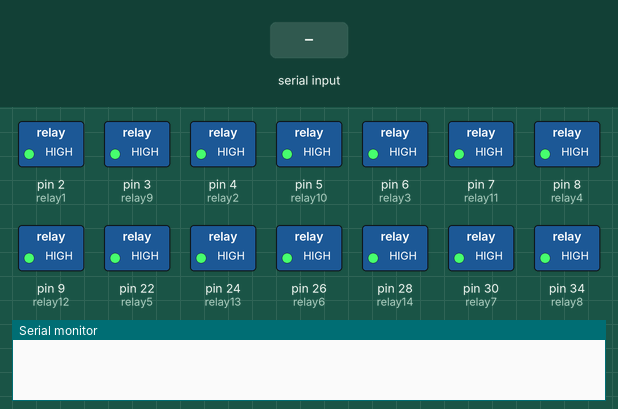
This sketch was run on a simulated Arduino Mega 2560, built with avr-gcc and run on an emulated ATmega2560. On the bench: switched loads named in the sketch (green lamp = pin HIGH), the last lines printed to the serial monitor. The inputs (shaded band) are chosen by the test bench.

Above: at 1.2 s.
1.3 s: "q" received over the second serial link
At 2.2 s:
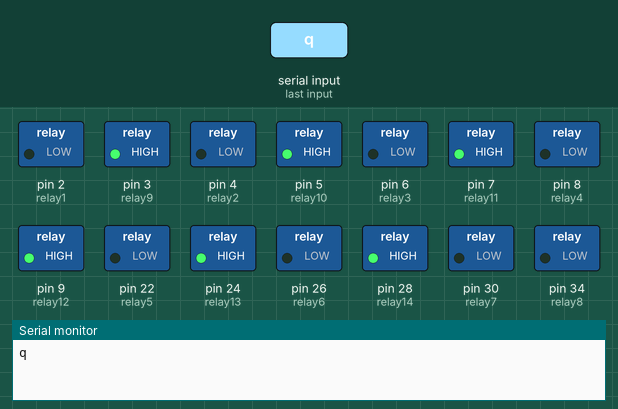
2.8 s: "o" received over the second serial link
At 3.3 s:
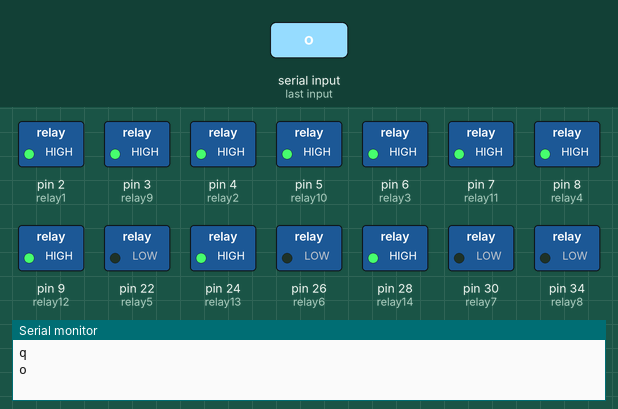
4.3 s: "G" received over the second serial link
At 5.5 s:
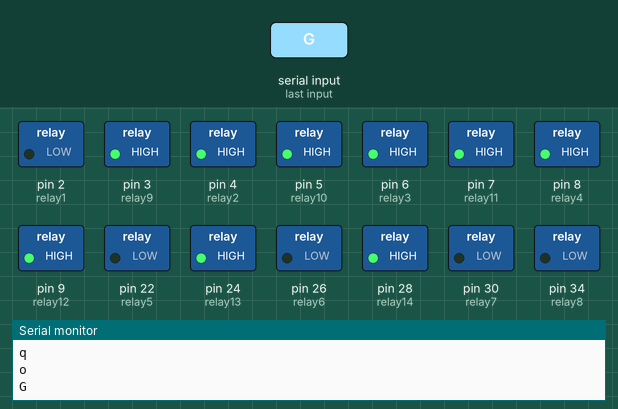
5.8 s: "p" received over the second serial link
At 6.8 s:
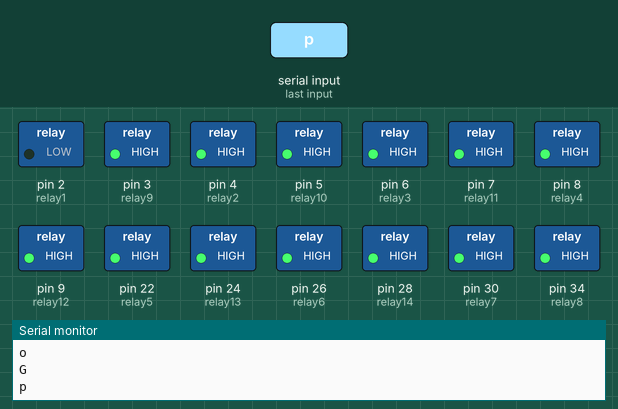
7.3 s: "O" received over the second serial link
At 7.9 s:
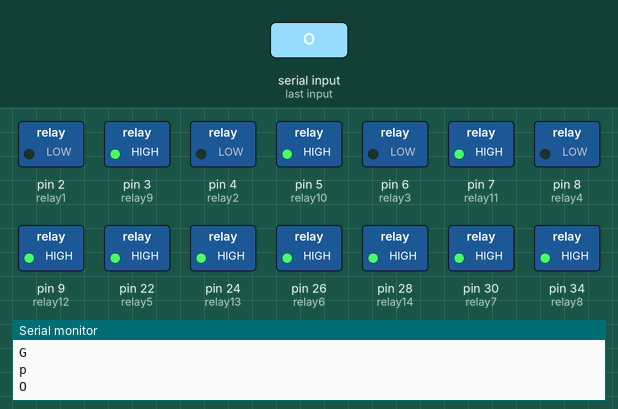
8.8 s: "g" received over the second serial link
At 9.1 s:
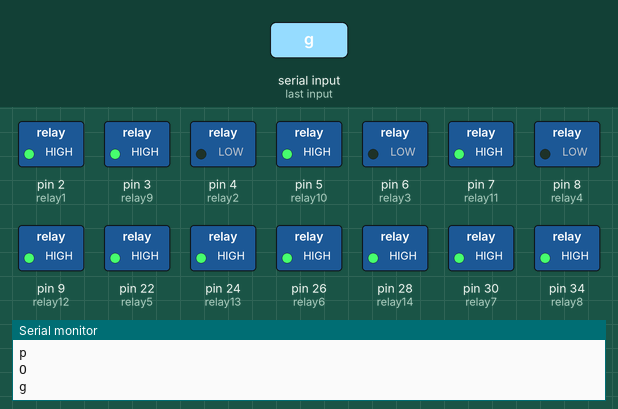
Timing chart, 0 to 11.3 s (numbered marks = the images above; inputs shaded):
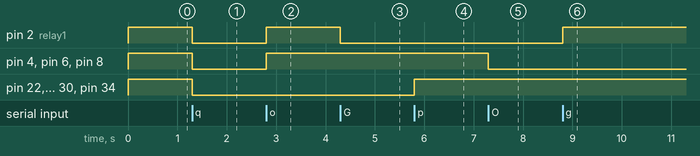

The sketch:

EE_lab_final_revised.ino
```cpp
//ELECTRICAL LAB CODE, BUEST, HP (SOLAN)


#include <SoftwareSerial.h>
SoftwareSerial mySerial(10, 11); //Pin10 RX , Pin 11 TX connected to--> Bluetooth TX,RX


#define relay1 2
#define relay9 3

#define relay2 4
#define relay10 5

#define relay3 6
#define relay11 7

#define relay4 8
#define relay12 9

#define relay5 22
#define relay13 24

#define relay6 26
#define relay14 28

#define relay7 30
#define relay15 32

#define relay8 34
#define relay16 36

char val;
void setup() {
  pinMode(relay1,OUTPUT);//f1
  pinMode(relay2,OUTPUT);//sf1

  pinMode(relay3,OUTPUT);//f2
  pinMode(relay4,OUTPUT); //sf2

  pinMode(relay5,OUTPUT); //f3
  pinMode(relay6,OUTPUT);//sf3

  pinMode(relay7,OUTPUT);//f4
  pinMode(relay8,OUTPUT);//sf4

  pinMode(relay9,OUTPUT);//t1
  pinMode(relay10,OUTPUT); //st1

  pinMode(relay11,OUTPUT);//t2
  pinMode(relay12,OUTPUT); //st2

  pinMode(relay13,OUTPUT);//t3
  pinMode(relay14,OUTPUT);//st3

  pinMode(relay15,OUTPUT);//t4
  pinMode(relay16,OUTPUT); //st4

  digitalWrite(relay1,HIGH);
  digitalWrite(relay2,HIGH);

  digitalWrite(relay3,HIGH);
  digitalWrite(relay4,HIGH);

  digitalWrite(relay5,HIGH);
  digitalWrite(relay6,HIGH);

  digitalWrite(relay7,HIGH);
  digitalWrite(relay8,HIGH);

  digitalWrite(relay9,HIGH);
  digitalWrite(relay10,HIGH);

  digitalWrite(relay11,HIGH);
  digitalWrite(relay12,HIGH);

  digitalWrite(relay13,HIGH);
  digitalWrite(relay14,HIGH);

  digitalWrite(relay15,HIGH);
  digitalWrite(relay16,HIGH);


  mySerial.begin(9600);
  Serial.begin(9600);
}

void loop() {
//check data serial from bluetooth android App
if( mySerial.available() >0 ) {
    val = mySerial.read();
    Serial.println(val);
}


 //ALLON
    else if( val == 'q' ) {
    digitalWrite(relay1,LOW);
    digitalWrite(relay2,LOW);
    digitalWrite(relay3,LOW);
    digitalWrite(relay4,LOW);
    digitalWrite(relay5,LOW);
    digitalWrite(relay6,LOW);
    digitalWrite(relay7,LOW);
    digitalWrite(relay8,LOW);
 }


//ALLOFF
    if( val == 'Q' ) {
    digitalWrite(relay1,HIGH);
    digitalWrite(relay2,HIGH);
    digitalWrite(relay3,HIGH);
    digitalWrite(relay4,HIGH);
    digitalWrite(relay5,HIGH);
    digitalWrite(relay6,HIGH);
    digitalWrite(relay7,HIGH);
    digitalWrite(relay8,HIGH);
    }

 //RESET all
  else if( val == 'R' ) {
    digitalWrite(relay1,HIGH);
  digitalWrite(relay2,HIGH);

  digitalWrite(relay3,HIGH);
  digitalWrite(relay4,HIGH);

  digitalWrite(relay5,HIGH);
  digitalWrite(relay6,HIGH);

  digitalWrite(relay7,HIGH);
  digitalWrite(relay8,HIGH);

  digitalWrite(relay9,HIGH);
  digitalWrite(relay10,HIGH);

  digitalWrite(relay11,HIGH);
  digitalWrite(relay12,HIGH);

  digitalWrite(relay13,HIGH);
  digitalWrite(relay14,HIGH);

  digitalWrite(relay15,HIGH);
  digitalWrite(relay16,HIGH);
    }


//All Tubelight

//on
else if( val == 'O' ) {
    digitalWrite(relay1,LOW);
    digitalWrite(relay2,LOW);
    digitalWrite(relay3,LOW);
    digitalWrite(relay4,LOW);
    }

//off
else if( val == 'o' ) {
    digitalWrite(relay1,HIGH);
    digitalWrite(relay2,HIGH);
    digitalWrite(relay3,HIGH);
    digitalWrite(relay4,HIGH);
    }


//All Fan

//on
else if( val == 'P' ) {
    digitalWrite(relay5,LOW);
    digitalWrite(relay6,LOW);
    digitalWrite(relay7,LOW);
    digitalWrite(relay8,LOW);
    }

//off


else if( val == 'p' ) {
    digitalWrite(relay5,HIGH);
    digitalWrite(relay6,HIGH);
    digitalWrite(relay7,HIGH);
    digitalWrite(relay8,HIGH);
    }


//Individual tubelight

//t1 on--------------------------

  else if( val == 'G' ) {
    digitalWrite(relay1,LOW); }

    // off
  else if( val == 'g' ) {
    digitalWrite(relay1,HIGH); }

//st1 on--------------------------
     else if( val == 'S' ) {
    digitalWrite(relay9,LOW);
digitalWrite(relay1,HIGH);}
    // off
  else if( val == 's' ) {
    digitalWrite(relay9,HIGH); }

    //t2 on-----------------------

  else if( val == 'H' ) {
    digitalWrite(relay2,LOW); }

    //off

  else if( val == 'h' ) {
    digitalWrite(relay2,HIGH); }

    //st2 on--------------------------
     else if( val == 'T' ) {
    digitalWrite(relay10,LOW);
digitalWrite(relay2,HIGH);}
    // off
  else if( val == 't' ) {
    digitalWrite(relay10,HIGH); }


//t3 on--------------------------------

 else if( val == 'I' ) {
    digitalWrite(relay3,LOW); }

//off
  else if( val == 'i' ) {
    digitalWrite(relay3,HIGH); }


//st3 on--------------------------
     else if( val == 'U' ) {
    digitalWrite(relay11,LOW);
digitalWrite(relay3,HIGH);}
    // off
  else if( val == 'u' ) {
    digitalWrite(relay11,HIGH); }


//t4 on--------------------------------

  else if( val == 'J' ) {
    digitalWrite(relay4,LOW); }

//t4 off

  else if( val == 'j' ) {
    digitalWrite(relay4,HIGH); }


    //st4 on--------------------------
     else if( val == 'V' ) {
    digitalWrite(relay12,LOW);
digitalWrite(relay4,HIGH);}
    // off
  else if( val == 'v' ) {
    digitalWrite(relay12,HIGH); }


  //---------------------------------


  //Individual fan

//f1 on--------------------------

  else if( val == 'K' ) {
    digitalWrite(relay5,LOW); }

    // off
  else if( val == 'k' ) {
    digitalWrite(relay5,HIGH); }

    //sf1 on--------------------------

  else if( val == 'W' ) {
    digitalWrite(relay13,LOW);
digitalWrite(relay5,HIGH);}
    // off
  else if( val == 'w' ) {
    digitalWrite(relay13,HIGH); }


    //f2 on-----------------------

  else if( val == 'L' ) {
    digitalWrite(relay6,LOW); }

    //off

  else if( val == 'l' ) {
    digitalWrite(relay6,HIGH); }

 //sf2 on--------------------------

  else if( val == 'X' ) {
    digitalWrite(relay14,LOW);
digitalWrite(relay6,HIGH);}
    // off
  else if( val == 'x' ) {
    digitalWrite(relay14,HIGH); }

//f3 on--------------------------------

 else if( val == 'M' ) {
    digitalWrite(relay7,LOW); }

//off
  else if( val == 'm' ) {
    digitalWrite(relay7,HIGH); }

     //sf3 on--------------------------

  else if( val == 'Y' ) {
    digitalWrite(relay15,LOW);
digitalWrite(relay7,HIGH); }

    // off
  else if( val == 'y' ) {
    digitalWrite(relay15,HIGH); }


//f4 on--------------------------------

  else if( val == 'N' ) {
    digitalWrite(relay8,LOW); }

//f4 off

  else if( val == 'n' ) {
    digitalWrite(relay8,HIGH);}


     //sf4 on--------------------------

  else if( val == 'Z' ) {
    digitalWrite(relay16,LOW);
digitalWrite(relay8,HIGH);}
    // off
  else if( val == 'z' ) {
    digitalWrite(relay16,HIGH); }

}

  //---------------------------------CAELUSBOT----------------------------
```

Measured:
- after the input at 1.3 s, pin 2 (relay1), pin 4 (relay2), pin 6 (relay3), pin 8 (relay4), pin 22 (relay5), pin 26 (relay6), pin 30 (relay7), pin 34 (relay8): HIGH → LOW at once
- after the input at 2.8 s, pin 2 (relay1), pin 4 (relay2), pin 6 (relay3), pin 8 (relay4): LOW → HIGH at once
- after the input at 4.3 s, pin 2 (relay1): HIGH → LOW at once
- after the input at 5.8 s, pin 22 (relay5), pin 26 (relay6), pin 30 (relay7), pin 34 (relay8): LOW → HIGH at once
- after the input at 7.3 s, pin 4 (relay2), pin 6 (relay3), pin 8 (relay4): HIGH → LOW at once
- after the input at 8.8 s, pin 2 (relay1): LOW → HIGH at once
